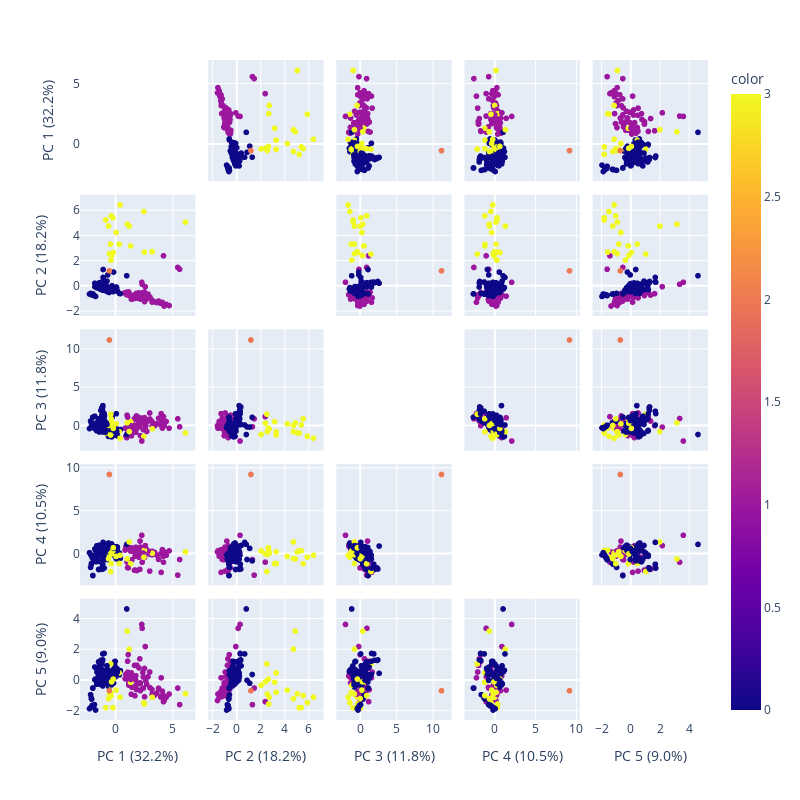

Notebook source saved alongside this figure:
### Code cell
labels = {
    str(i): f"PC {i+1} ({var:.1f}%)"
    for i, var in enumerate(pca.explained_variance_ratio_ * 100)
}

fig = px.scatter_matrix(
    df_pcomps,
    labels=labels,
    dimensions=range(5),
    color=model.labels_)
fig.update_traces(diagonal_visible=False)
fig.update_layout(
    autosize=False,
    width=800,
    height=800,)
fig.show()

### Figure 1 — Plotly figure (JSON) as saved in the notebook; plotly's stock layout.template omitted (floating-point values rounded to 4 significant figures; data arrays with more than 128 entries replaced by an {"elided": "..."} marker saying what was removed)
{"data": [{"diagonal": {"visible": false}, "dimensions": [{"axis": {"matches": true}, "label": "PC 1 (32.2%)", "values": {"elided": "244 float values"}}, {"axis": {"matches": true}, "label": "PC 2 (18.2%)", "values": {"elided": "244 float values"}}, {"axis": {"matches": true}, "label": "PC 3 (11.8%)", "values": {"elided": "244 float values"}}, {"axis": {"matches": true}, "label": "PC 4 (10.5%)", "values": {"elided": "244 float values"}}, {"axis": {"matches": true}, "label": "PC 5 (9.0%)", "values": {"elided": "244 float values"}}], "hovertemplate": "%{xaxis.title.text}=%{x}<br>%{yaxis.title.text}=%{y}<br>color=%{marker.color}<extra></extra>", "legendgroup": "", "marker": {"color": {"elided": "244 int values"}, "coloraxis": "coloraxis", "symbol": "circle"}, "name": "", "showlegend": false, "type": "splom"}], "layout": {"autosize": false, "coloraxis": {"colorbar": {"title": {"text": "color"}}, "colorscale": [[0, "#0d0887"], [0.1111, "#46039f"], [0.2222, "#7201a8"], [0.3333, "#9c179e"], [0.4444, "#bd3786"], [0.5556, "#d8576b"], [0.6667, "#ed7953"], [0.7778, "#fb9f3a"], [0.8889, "#fdca26"], [1, "#f0f921"]]}, "dragmode": "select", "height": 800, "legend": {"tracegroupgap": 0}, "margin": {"t": 60}, "width": 800}}
